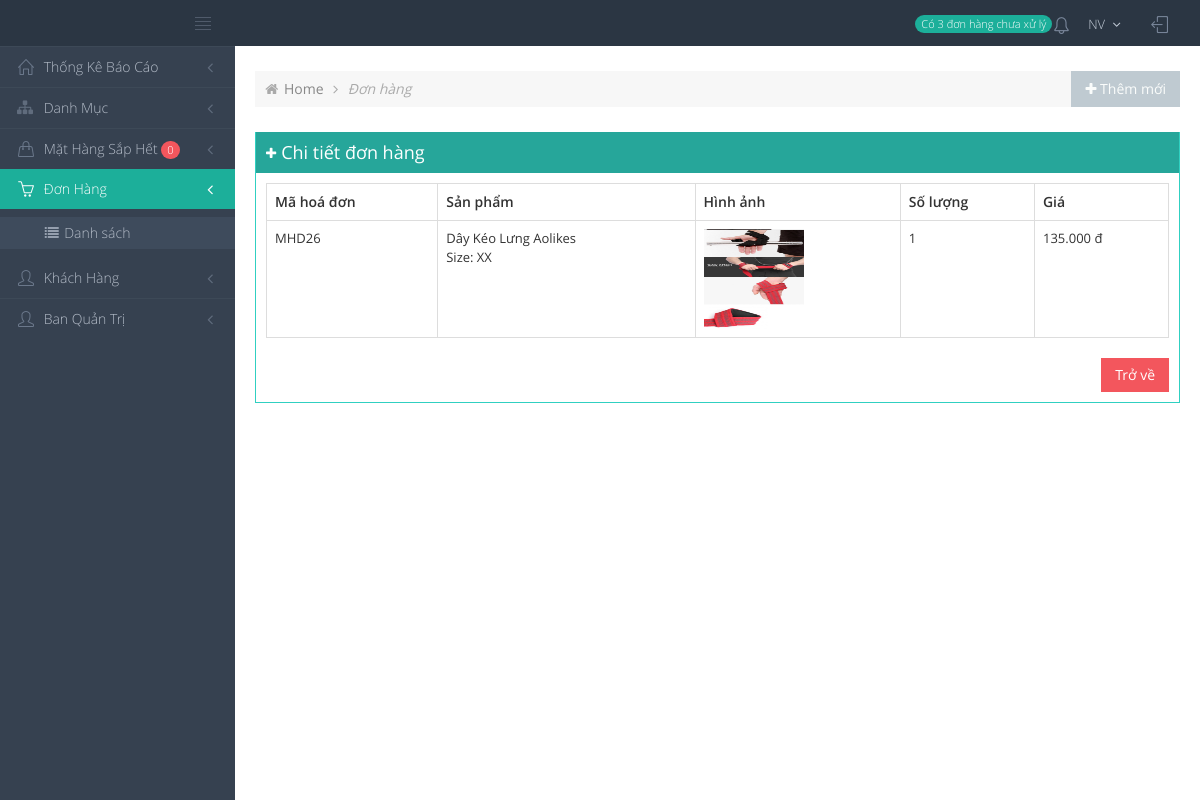
/admin/modules/tranction/view.php?id=21 (signed in), run on the app's committed database.
### tables this page shows
CREATE TABLE `chitietdonhang` (
  `donhang_id` int(11) DEFAULT NULL,
  `sanpham_id` int(11) DEFAULT NULL,
  `soluong` int(11) DEFAULT NULL,
  `gia` int(11) DEFAULT NULL,
  `size` varchar(191) DEFAULT NULL,
  `hinhanh` varchar(255) DEFAULT NULL,
  `id` int(11) NOT NULL
);

CREATE TABLE `sanpham` (
  `tensanpham` varchar(255) NOT NULL,
  `slug` varchar(255) DEFAULT NULL,
  `danhmuc_id` int(11) DEFAULT NULL,
  `gia` int(11) DEFAULT '0',
  `soluong` int(11) DEFAULT '0',
  `giamgia` tinyint(4) DEFAULT '0',
  `hinhanh` varchar(255) DEFAULT NULL,
  `mota` text,
  `trangthai` varchar(255) DEFAULT NULL,
  `hot` tinyint(3) UNSIGNED DEFAULT '0',
  `yeuthich` int(11) DEFAULT '0',
  `nhacungcap_id` int(11) DEFAULT NULL,
  `gianhap` int(11) DEFAULT NULL,
  `pay` int(11) DEFAULT '0',
  `created_at` timestamp NULL DEFAULT CURRENT_TIMESTAMP,
  `updated_at` timestamp NULL DEFAULT CURRENT_TIMESTAMP,
  `id` int(11) NOT NULL,
  `size` varchar(100) DEFAULT NULL
);

### libraries/Function.php (called while the page is built, shortened)
                   <?php
   function base_url()
   {
      return $url  = "http://localhost:8000/";
        return 'http://'.$_SERVER["SERVER_NAME"].'/';
   }
   function base_admin()
   {
       return  base_url() ."admin/";
   }
   function formatprice($number)
   {
       $number = intval($number);
       return number_format($number, 0,',','.') ;
   }
?>

### libraries/Database.php (called while the page is built, shortened)
<?php
    class Database
    {
        public $link;
        public function __construct()
        {
            $this->link = mysqli_connect("127.0.0.1","root","","doantotnghiep","3306") or die ("Errors Connect DB");
            mysqli_set_charset($this->link,"utf8");
        }
        public function fetchsql( $sql )
        {
            $result = mysqli_query($this->link,$sql) or die("Lỗi  truy vấn sql " .mysqli_error($this->link));
            $data = [];
            if( $result)
            {
                while ($num = mysqli_fetch_assoc($result))
                {
                    $data[] = $num;
                }
            }
            return $data;
        }
    }
?>

### admin/autoload/autoload.php (called while the page is built, shortened)
<?php
    require_once __DIR__ . "/../../libraries/Database.php";
    require_once __DIR__ . "/../../libraries/Function.php";
    $db = new Database();

### admin/modules/tranction/view.php (the view, shortened to what this page needs)
<?php
    include __DIR__ ."/../../autoload/autoload.php";
    if (isset($_GET['id']) && $_GET['id']  != '')
    {
        $id = intval($_GET['id']);
    }
    else
    {
        $_SESSION['error'] = ' Không tồn tại ID ';
        redirectAdmin("tranction");
    }
    $sql = " SELECT chitietdonhang.*, sanpham.tensanpham as tensp FROM chitietdonhang
         LEFT JOIN sanpham ON sanpham.id = chitietdonhang.sanpham_id
        WHERE 1 AND  donhang_id = $id ";
    $chitiet = $db->fetchsql($sql);
?>
<?php
    include __DIR__ ."/../../layouts/header.php";
 ?>
     <div class="page-content-wrapper">
        <div class="page-content">
            <div class="page-bar">
                <ul class="page-breadcrumb">
                    <li>
                        <i class="fa fa-home"></i>
                        <a href="<?php echo base_admin() ?>">Home</a>
                        <i class="fa fa-angle-right"></i>
                    </li>
                    <li>
                        <i> Đơn hàng  </i>
                    </li>
                </ul>
                <?php include __DIR__ ."/../../layouts/action.php"; ?>
            </div>
            <div class="portlet box green">
                <div class="portlet-title">
                    <div class="caption">
                        <i class="fa fa-plus"></i> Chi tiết đơn hàng
                    </div>
                </div>
                <div class="portlet-body">
                    <div class="table-responsive">
                        <table class="table table-bordered">
                            <thead>
                                <tr>
                                    <th> Mã hoá đơn</th>
                                    <th> Sản phẩm </th>
                                    <th> Hình ảnh </th>
                                    <th> Số lượng </th>
                                    <th> Giá </th>
                                </tr>
                            </thead>
                            <tbody>
                                <?php foreach($chitiet as $item) :?>
                                <tr>
                                   <td>MHD<?= $item['id'] ?></td>
                                   <td>
                                       <?php echo $item['tensp'] ?> <br>
                                       Size: <?= $item['size'] ?>
                                   </td>
                                   <td>
                                       <img src="<?php echo base_url() ?>public/uploads/product/<?php echo $item['hinhanh'] ?>" class="img" width="100" height="100" />
                                   </td>
                                   <td><?php echo $item['soluong'] ?></td>
                                   <td><?php echo formatprice($item['gia']) ?> đ</td>
                                </tr>
                                <?php endforeach ; ?>
                            </tbody>
                        </table>
                        <a href="index.php" class="btn btn-danger pull-right">Trở về</a>
                    </div>
                </div>
            </div>
        </div>
    </div>
 <?php
    include __DIR__ ."/../../layouts/footer.php";
 ?>

### public/admin/css/darkblue.css (style rules this page uses)
@media (min-width: 992px) { .page-sidebar-fixed:not(.page-footer-fixed) .page-content { border-bottom: 0; } }
body { background-color: #364150; }

### data on the page
chitietdonhang: id "26", sanpham.tensanpham "Dây Kéo Lưng Aolikes", size "XX", hinhanh (picture), soluong "1", gia "135.000"

### other printed values
$sodonhangf[0]['sohh'] "3"
$_SESSION['admin_name'] "NV"
$soluongton[0]['sl'] "0"
